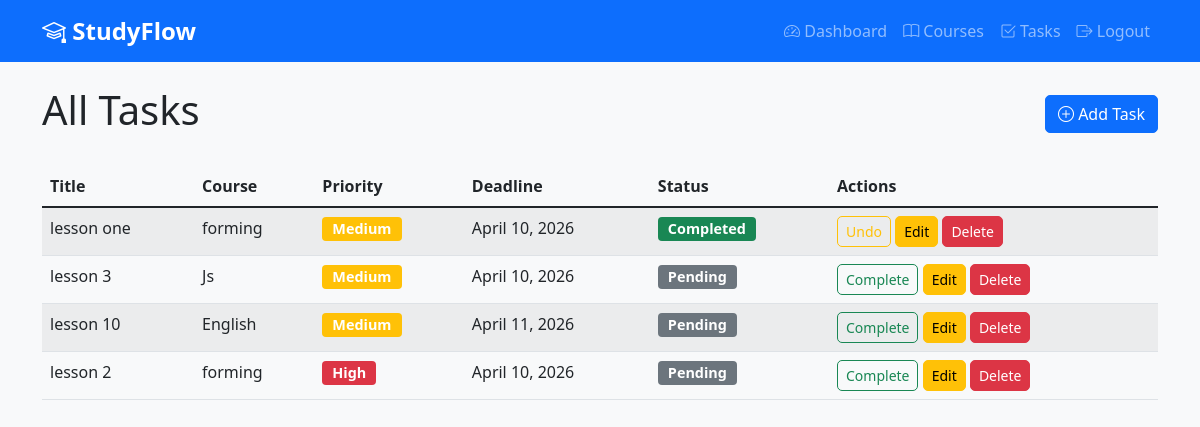
The app's page /tasks/ (signed in) with its own data.
### core/models.py (models this page shows, shortened)
class Task(models.Model):
    PRIORITY_CHOICES = [
        ('high', 'High'),
        ('medium', 'Medium'),
        ('low', 'Low'),
    ]
    user = models.ForeignKey(User, on_delete=models.CASCADE, related_name='tasks')
    course = models.ForeignKey(Course, on_delete=models.CASCADE, related_name='tasks', null=True, blank=True)
    title = models.CharField(max_length=200)
    description = models.TextField(blank=True)
    priority = models.CharField(max_length=10, choices=PRIORITY_CHOICES, default='medium')
    start_date = models.DateField(default=timezone.now)
    deadline = models.DateField()
    completed = models.BooleanField(default=False)
    completed_date = models.DateTimeField(null=True, blank=True)
    created_at = models.DateTimeField(auto_now_add=True)
    updated_at = models.DateTimeField(auto_now=True)
    def is_overdue(self):
        if not self.completed and self.deadline < timezone.now().date():
            return True
        return False

class Course(models.Model):
    user = models.ForeignKey(User, on_delete=models.CASCADE, related_name='courses')
    name = models.CharField(max_length=200)
    description = models.TextField(blank=True)
    created_at = models.DateTimeField(auto_now_add=True)

### core/views.py (the view)
# urls.py: path('tasks/', views.TaskListView.as_view(), name='task_list'),
class TaskListView(ListView):
    model = Task
    template_name = 'task_list.html'
    context_object_name = 'tasks'
    def get_queryset(self):
        return Task.objects.filter(user=self.request.user).order_by('-priority', 'deadline')

### core/templates/task_list.html (shortened to what this page needs)
{% extends 'base.html' %}
{% block content %}
<div class="d-flex justify-content-between align-items-center mb-4">
    <h1>All Tasks</h1>
    <a href="{% url 'task_create' %}" class="btn btn-primary">
        <i class="bi bi-plus-circle"></i> Add Task
    </a>
</div>
<div class="table-responsive">
    <table class="table table-striped">
        <thead>
            <tr>
                <th>Title</th>
                <th>Course</th>
                <th>Priority</th>
                <th>Deadline</th>
                <th>Status</th>
                <th>Actions</th>
            </tr>
        </thead>
        <tbody>
            {% for task in tasks %}
            <tr>
                <td>{{ task.title }}</td>
                <td>{{ task.course.name|default:"-" }}</td>
                <td>
                    <span class="badge bg-{% if task.priority == 'high' %}danger{% elif task.priority == 'medium' %}warning{% else %}info{% endif %}">
                        {{ task.get_priority_display }}
                    </span>
                </td>
                <td>{{ task.deadline }}</td>
                <td>
                    {% if task.completed %}
                        <span class="badge bg-success">Completed</span>
                    {% elif task.is_overdue %}
                        <span class="badge bg-danger">Overdue</span>
                    {% else %}
                        <span class="badge bg-secondary">Pending</span>
                    {% endif %}
                </td>
                <td>
                    <form method="post" action="{% url 'task_complete' task.id %}" style="display: inline;">
                        <button type="submit" class="btn btn-sm btn-outline-{% if task.completed %}warning{% else %}success{% endif %}">
                            {% if task.completed %}Undo{% else %}Complete{% endif %}
                        </button>
                    </form>
                    <a href="{% url 'task_update' task.id %}" class="btn btn-sm btn-warning">Edit</a>
                    <a href="{% url 'task_delete' task.id %}" class="btn btn-sm btn-danger">Delete</a>
                </td>
            </tr>
            {% empty %}
            <tr>
                <td colspan="6" class="text-center">No tasks yet. Create your first task!</td>
            </tr>
            {% endfor %}
        </tbody>
    </table>
</div>
{% endblock %}

### static/css/style.css (style rules this page uses)
body { background-color: #f8f9fa; font-family: 'Segoe UI', Tahoma, Geneva, Verdana, sans-serif; }
.btn { border-radius: 5px; font-weight: 500; }
.badge { font-size: 0.9rem; padding: 5px 10px; }
.table th { background-color: #f8f9fa; }

### records on screen
Task: title "lesson one", course.name "forming", priority "Medium", deadline "April 10, 2026", completed "Completed"
Task: title "lesson 3", course.name "Js", priority "Medium", deadline "April 10, 2026", completed "Pending"
Task: title "lesson 10", course.name "English", priority "Medium", deadline "April 11, 2026", completed "Pending"
Task: title "lesson 2", course.name "forming", priority "High", deadline "April 10, 2026", completed "Pending"
